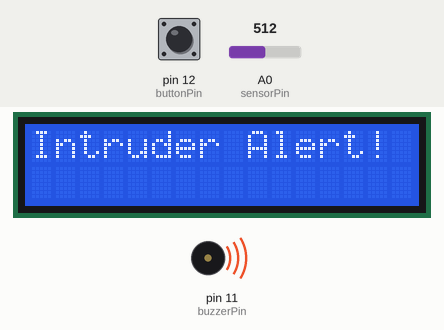
This sketch was run on a simulated Arduino Uno, built with avr-gcc and run on an emulated ATmega328P. Shown: 16×2 character LCD, buzzer (waves = sounding). Inputs (shaded band) come from the test bench; at power-on: pin 12 (buttonPin) HIGH, A0 (sensorPin) = 512. What the sketch prints to the serial monitor is not drawn.

Above: at 1.2 s.
1.3 s: pin 12 (buttonPin) pulled LOW for 1.25 s
At 2.9 s:
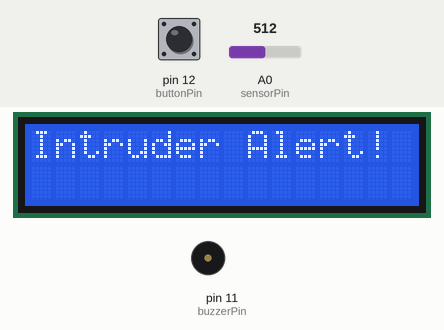
4.6 s: pin 12 (buttonPin) pulled LOW for 3.2 s
At 9.2 s:
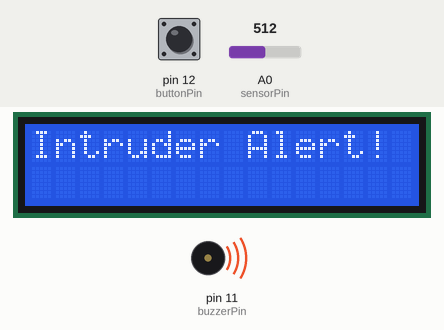
Timing chart, 0 to 10.7 s (numbered marks = the images above; inputs shaded):
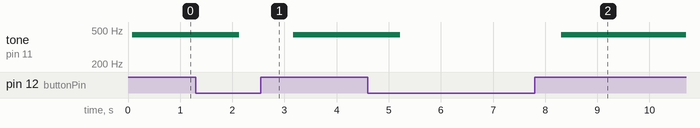

Measured:
- after the input at 1.3 s, tone on pin 11 (buzzerPin): 440 Hz → silent after 0.84 s, → 440 Hz 1.0 s later
- after the input at 4.6 s, tone on pin 11 (buzzerPin): 440 Hz → silent after 0.62 s, → 440 Hz 3.1 s later

The sketch:

laserIntruder.ino
```cpp
int sensorPin = A0; //ldr sensor pin
int buttonPin = 12; //push button for resetting the alarm
int buzzerPin = 11;

#include <LiquidCrystal_I2C.h>
LiquidCrystal_I2C lcd(0x3f,16,2);  //0x27 is the i2c address, while 16 = colu

int laserThreshold = 500;

void setup() {
  lcd.init();        //Initialize the LCD
  lcd.backlight();
  pinMode(buttonPin, INPUT_PULLUP); //connect push button to gnd
  Serial.begin(9600);
}

boolean alarmState = false;

void loop() {

  int sensorValue = analogRead(sensorPin);
  Serial.println(sensorValue);
  if (sensorValue > laserThreshold) {
    alarmState = true;
  }

  if (! alarmState) {
    lcd.clear();
    lcd.setCursor(0,0);
    lcd.print("All fine");
    delay(10);


  }else{
    lcd.clear();
    lcd.setCursor(0,0);
    lcd.print("Intruder Alert!");
    tone(buzzerPin, 440);
    if (! digitalRead(buttonPin)) { //button pushed...so reset alarmState
      alarmState = false;
      noTone(buzzerPin);
    }
    delay(10);
  }

  delay(1000);
}
```
